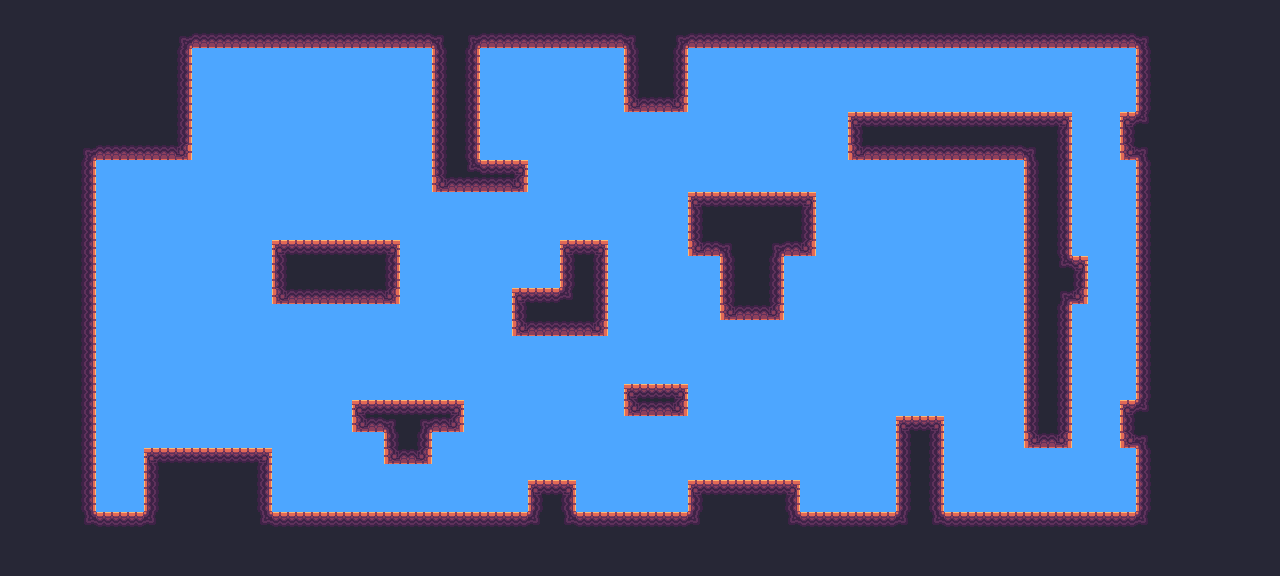

Rendered tile map (Tiled .tmx) drawn with the repository's tilesets; below, a short description and the map source with its tile grids summarised:
An orthogonal 80x36 tile map with 16x16 px tiles, 1 tile layer (Ground).

<map version="1.2" tiledversion="1.2.4" orientation="orthogonal" renderorder="right-down" width="80" height="36" tilewidth="16" tileheight="16" infinite="0" backgroundcolor="#4da6ff" nextlayerid="8" nextobjectid="11">
 <tileset firstgid="1" name="tesla_tileset" tilewidth="16" tileheight="16" tilecount="66" columns="11">
  <image source="../tilesets/tesla_tileset.png" width="180" height="100" />
 </tileset>
 <layer id="6" name="Ground" width="80" height="36">
  <data>[2880 cells, 1396 non-empty, 7 distinct tile ids]</data>
 </layer>
</map>